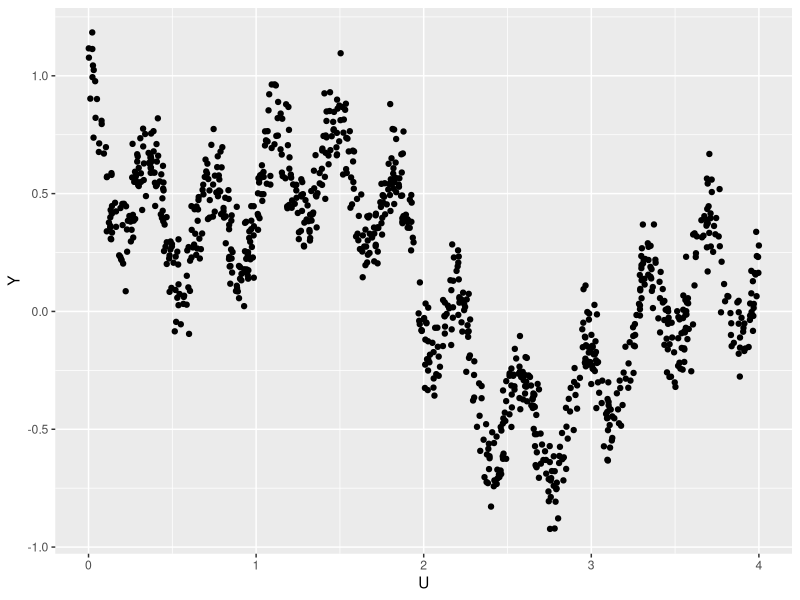
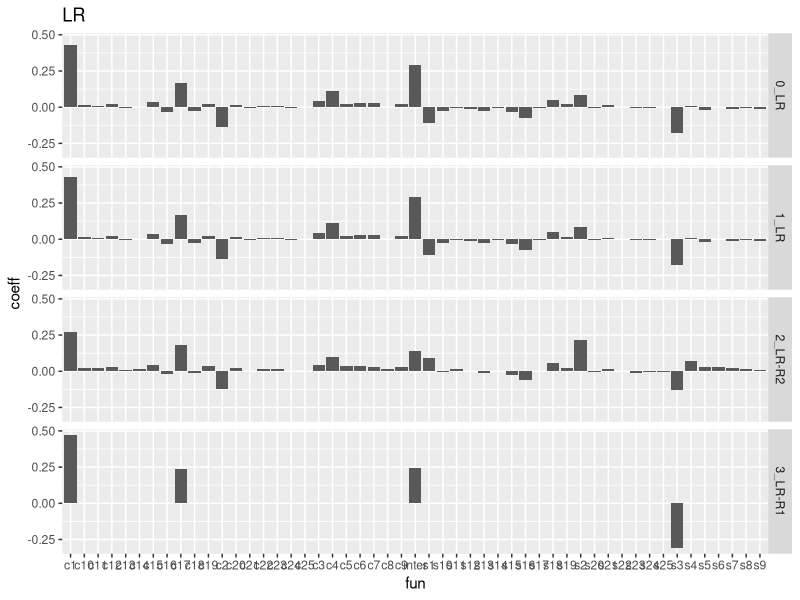

These charts were generated, in order, by the following R code:
library(glmnet)
library(ggplot2)
library(reshape2)


#Some simulated data
set.seed(2023)
n = 1000
U = runif(n,0,4)
U = sort(U)
Y = 1/2*cos(U)-1/3*sin(3*U)+1/4*cos(17*U)+1/4+rnorm(n,0,1/10)
data = data.frame(U,Y) 

#Plot the data
grafico = ggplot(data = data)+aes(x=U,y=Y)+geom_point()
print(grafico)

#generate a lot of covariates with sin and cos's
d=25
X =c()
names = c("inter")
for(i in 1:d)
{
  X = c(X,cos(i*U), sin(i*U))
  names = c(names, paste("c",i,sep=""),paste("s",i,sep=""))
}

X = matrix(X, nrow = n, byrow= FALSE)


#four models: Linear Regression (LR), LR with L1 regularisation, LR with L2 regularisation, LR with both regularisations

model0 <- glmnet(X, Y, alpha = 0, lambda = 0)
model1 <- glmnet(X, Y, alpha = 1, lambda = 0)
model2 <- glmnet(X, Y, alpha = 0, lambda = 0.01)
model3 <- glmnet(X, Y, alpha = 1, lambda = 0.01)

#for plotting
df_LR = data.frame(names,as.vector(coef(model0)),as.vector(coef(model1)),as.vector(coef(model2)),as.vector(coef(model3)) )
colnames(df_LR)=c("fun", "0_LR", "1_LR", "2_LR-R2","3_LR-R1")
df_LR <- melt(df_LR, id.vars = "fun")
colnames(df_LR) = c( "fun", "A", "coeff")
grafico1 = ggplot(data = df_LR)+aes(x=fun,y=coeff)+geom_col()+ggtitle("LR")+facet_grid(vars(A))

#4th row shows that L1+L2 regularization is enough to kill most coefficient (they are actually 0)
#there is still a cos(4x) surviving, which is not part of the model. Beyond that, it works perfectly.
plot(grafico1)


#After this, we can adjust the model with the surviving coefficients
Xp =c(cos(U),sin(3*U),cos(17*U), cos(4*U))
Xp = matrix(Xp, nrow = n, byrow= FALSE)
model_new <- glmnet(Xp, Y, alpha = 0, lambda = 0)

#a very good fit :)
coef(model_new)



